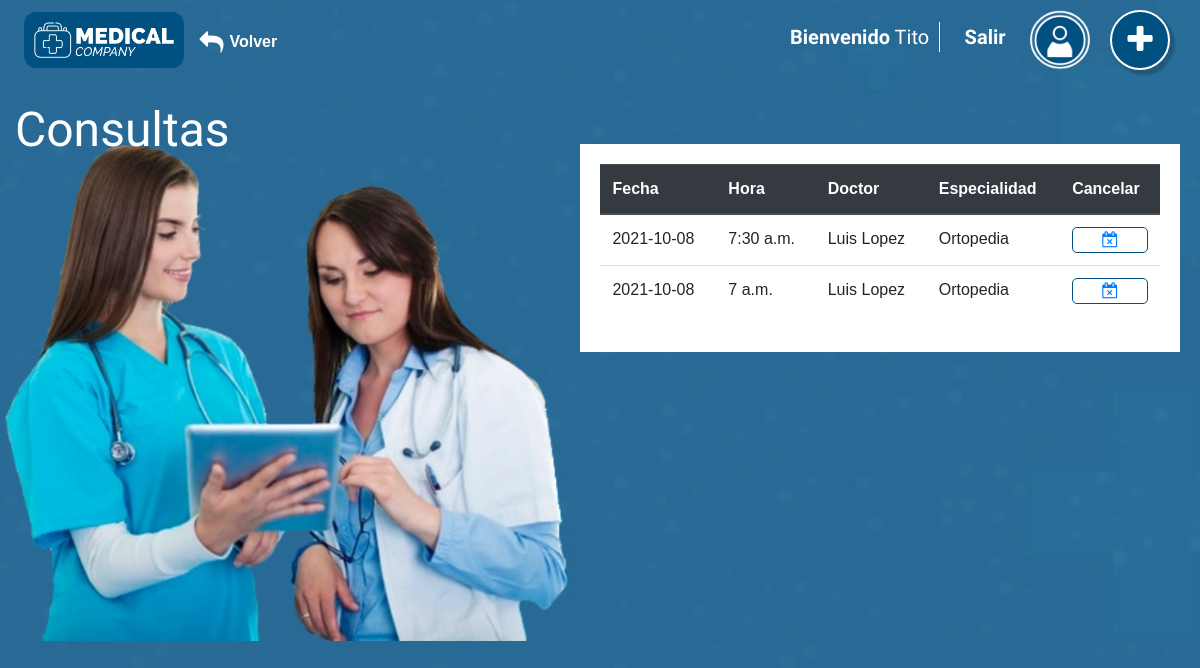
The app's page /consultas (signed in), older data.
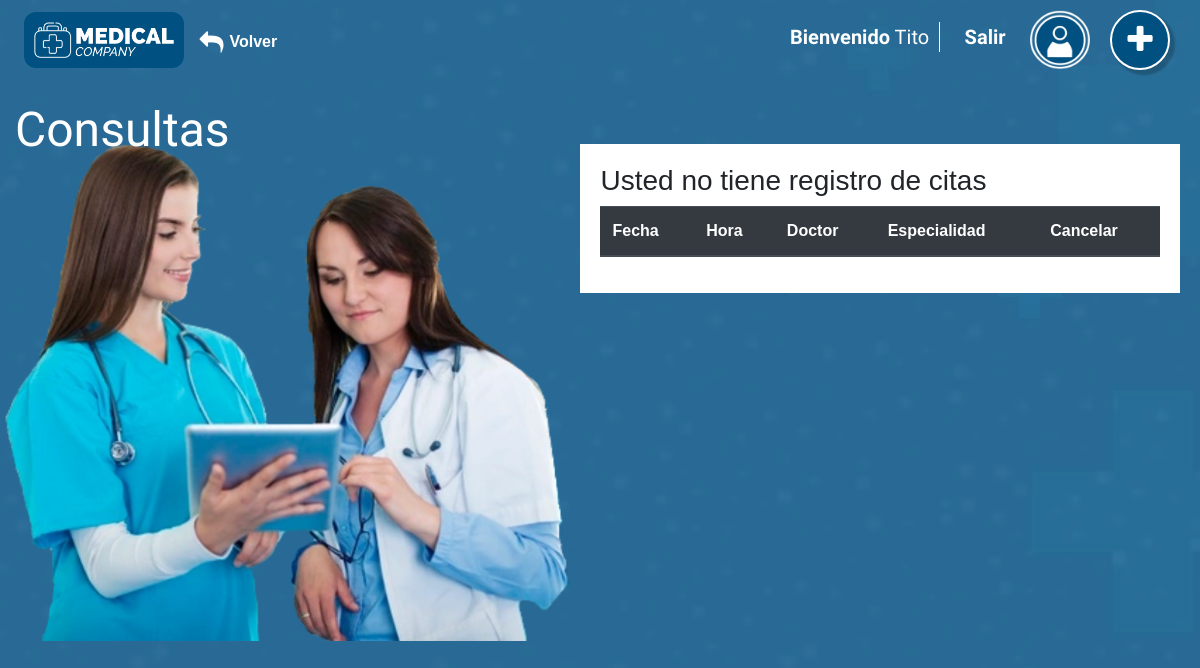
The same page, newer data.
### modules/appcitasmedicas/models.py (models this page shows, shortened)
class Paciente(models.Model):
    id = models.PositiveIntegerField(primary_key=True, null=False)
    lista_tipo = [('CC', 'Cédula de Ciudadanía'), ('CE', 'Cédula de Extranjería'), ('PA', 'Pasaporte'), ('PE', 'Permiso de Permanencia'), ('RC', 'Registro Civil'), ('TI', 'Tarjeta de Identidad')]
    tipo_id= models.CharField(max_length=2,  null=True, choices=lista_tipo)
    nombres= models.CharField(max_length=64,  null=False)
    apellidos = models.CharField(max_length=64, null=False)
    direccion = models.CharField(max_length=64, null=True)
    telefonos = models.CharField(max_length=20, null=True)
    email = models.EmailField(max_length=254, null=True)
    password = models.CharField(max_length=8, null=False)

class Cita(models.Model):
    id = models.AutoField(primary_key=True, null=False)
    medico = models.ForeignKey(Medico, on_delete=models.CASCADE, null=False)
    paciente = models.ForeignKey(Paciente, on_delete=models.CASCADE, null=False)
    hora = models.ForeignKey(CitaHora, on_delete=models.CASCADE, null=False)
    fecha = models.DateField(default=timezone.now(), null= False)
    lista_cancela = [('S', 'Si'), ('N', 'No')]
    cancelada = models.CharField(max_length=1, null=False, choices=lista_cancela, default='N', blank=False)
    hora_cancelada = models.TimeField(default=timezone.now(), blank=False)

class CitaHora(models.Model):
    id = models.AutoField(primary_key=True, null=False)
    hora = models.TimeField(default=timezone.now(), null= False)

class Medico(models.Model):
    id = models.PositiveIntegerField(primary_key=True, null=False)
    nombres = models.CharField(max_length=64,  null=False)
    apellidos = models.CharField(max_length=64, null=False)
    direccion = models.CharField(max_length=64,null=True)
    telefonos = models.CharField(max_length=20, null=True)
    email = models.EmailField(max_length=254, null=True)
    especialidad = models.CharField(max_length=64, null=True)
    password = models.CharField(max_length=8, null=False)

### modules/appcitasmedicas/views.py (the view)
# urls.py: path('consultas', consultas, name='consultas'),
def consultas(request):
    citas = Cita.objects.filter(paciente= request.session['id_paciente'], cancelada = 'N').order_by('-id') # creo el querySet
    paciente = Paciente.objects.get(id= request.session['id_paciente'])
    context = {"citas":citas,"paciente":paciente} # Creo el contexto para pasarlo a la pagina
    return render(request, 'consultas.html', context)

### modules/appcitasmedicas/templates/consultas.html (shortened to what this page needs)
<!DOCTYPE html>
<html lang="en">
<head>
    <link  rel="stylesheet" href="https://cdn.jsdelivr.net/npm/bootstrap@4.6.0/dist/css/bootstrap.min.css" />
    <link rel="stylesheet" href="https://cdnjs.cloudflare.com/ajax/libs/Swiper/4.3.3/css/swiper.css" />
    <link href="https://maxcdn.bootstrapcdn.com/font-awesome/4.4.0/css/font-awesome.min.css" rel="stylesheet">
    <link rel="stylesheet" href="../static/css/styles.css">
</head>
<body class="consultar">
    <div class="wrapper">
        <div class="cont-header">
            <div class="logo">
                <a href="/"><img src="../static/img/logo.png" alt="Medical" /></a>
            </div>
            <a href="/usuario"class="volver" ><i class="fa fa-reply"></i><span>Volver</span></a>
            <div class="nav">
                <div class="date-user">
                    <div class="box-name-user"><p><strong>Bienvenido</strong> <span class="name">{{paciente.nombres}}</span></p></div>
                     <div class="btn-logout"><a href="/logout/">Salir</a></div>
                    <img class="icon-user" src="../static/img/icon-user.png" />
                </div>
                <div class="menu-superior">
                    <div class="menu-toggle">
                        <span class="fa fa-plus"></span>
                    </div>
                </div>
            </div>
        </div>
        <div class="content-formulario">
            <div class="header">
                <h1 class="title-section">Consultas</h1>
            </div>
            <div class="img-lateral">
                <img src="../static/img/img-banner-1.png" class="Iniciar Sesi{on" />
            </div>
            <div class="interna-body">
                <div class="cont-tabla">
                    <table id="Consultas-citas" class="table">
                        <thead class="thead-dark">
                            <tr>
                            <th scope="col">Fecha</th>
                            <th scope="col">Hora</th>
                            <th scope="col">Doctor</th>
                            <th scope="col">Especialidad</th>
                            <th scope="col">Cancelar</th>
                            </tr>
                        </thead>
                        <tbody>
                            {% if citas %}
                                {% for cita in citas %}
                                    <tr>
                                       <td>{{cita.fecha|date:'Y-m-d'}}</td>
                                       <td>{{cita.hora.hora}}</td>
                                       <td>{{cita.medico.nombres|title}}
                                       {{cita.medico.apellidos}}</td>
                                       <td>{{cita.medico.especialidad|title}}</td>
                                       <td><div class="btn-cancelar"><center>
                                                 <a href="{% url 'cancelar' cita.id %}" onclick="return confirm('Esta seguro de Cancelar la Cita?');">
                                                 <i class="fa fa-calendar-times-o"></i>
                                             </div>
                                       </td>
                                    </tr>
                                {% endfor %}
                            {% else %}
                                <h3>Usted no tiene registro de citas</h3>
                            {% endif %}
                        </tbody>
                    </table>
                </div>
            </div>
        </div>
    </div>
</body>
</html>

### modules/appcitasmedicas/static/css/styles.css (style rules this page uses)
body { width: 100%; font-family: 'Anton', sans-serif; }
img { width: 100%; height: auto; }
.wrapper { position: relative; }
.nav { position: absolute; z-index: 2; width: 100%; top: 0; left: 0; }
.cont-header { position: relative; top: 0; width: 100%; left: 0; }
.cont-header .logo { width: 160px; background-color: #005181; padding: 10px; border-radius: 12px; position: relative; left: 2%; top: 12px; display: inline-block; vertical-align: middle; }
.cont-header .nav { right: 0; left: auto; width: auto; top: 10px; }
.cont-header .nav .date-user { display: inline-block; }
.cont-header .nav .menu-superior { display: inline-block; width: 110px; position: relative; }
.cont-header .nav .date-user .icon-user { display: inline-block; width: 60px; }
.menu-toggle { width: 60px; height: 60px; border-radius: 50%; background-color: #005081; box-shadow: 4px 4px 2px 1px rgba(0, 0, 0, 0.2); position: absolute; z-index: 5; top: 0; right: 30px; display: table; text-align: center; cursor: pointer; }
.menu-toggle .fa { color: #fff; font-size: 2em; display: table-cell; vertical-align: middle; transition: 0.4s; border: 2px solid #fff; border-radius: 50%; }
.btn-logout { display: inline-block; font-family: 'Josefin Sans', sans-serif; color: #fff; padding: 0 20px; font-weight: 700; font-size: 20px; }
.btn-logout a { color: #ffffff; }
.box-name-user { display: inline-block; }
.box-name-user p { color: #fff; font-family: 'Josefin Sans', sans-serif; font-size: 20px; padding-right: 10px; border-right: 1px solid #fff; }
.content-formulario .img-lateral { width: 48%; display: inline-block; vertical-align: bottom; }
.content-formulario .interna-body { width: 50%; display: inline-block; vertical-align: top; }
.consultar { background-image: url(../img/banner-home-3.jpg); position: relative; }
.consultar:before { content: ""; background-color: rgb(0 80 129 / 36%); width: 100%; height: 100%; position: absolute; top: 0; left: 0; }
.title-section { font-family: 'Carter One', cursive; font-size: 3em; text-align: left; color: #fff; margin: 15px; transform: translateY(30px); }
a.volver { display: inline-block; width: 60px; margin-left: 35px; vertical-align: -webkit-baseline-middle; color: #ffffff; position: relative; padding-left: 30px; margin-top: 20px; font-weight: 700; font-family: sans-serif; }
.volver i { display: inline-block; position: absolute; left: 0; top: 50%; transform: translateY(-50%); font-size: 24px; }
.volver span { display: inline-block; }
.cont-tabla { background-color: #fff; padding: 20px; }

Row changes from the older to the newer data that the page shows:
removed Cita: fecha "2021-10-08", hora.hora "7:30 a.m.", medico.nombres "Luis", medico.apellidos "Lopez", medico.especialidad "Ortopedia"
removed Cita: fecha "2021-10-08", hora.hora "7 a.m.", medico.nombres "Luis", medico.apellidos "Lopez", medico.especialidad "Ortopedia"
Text that changed along with them:
text now shown: "Usted no tiene registro de citas"
